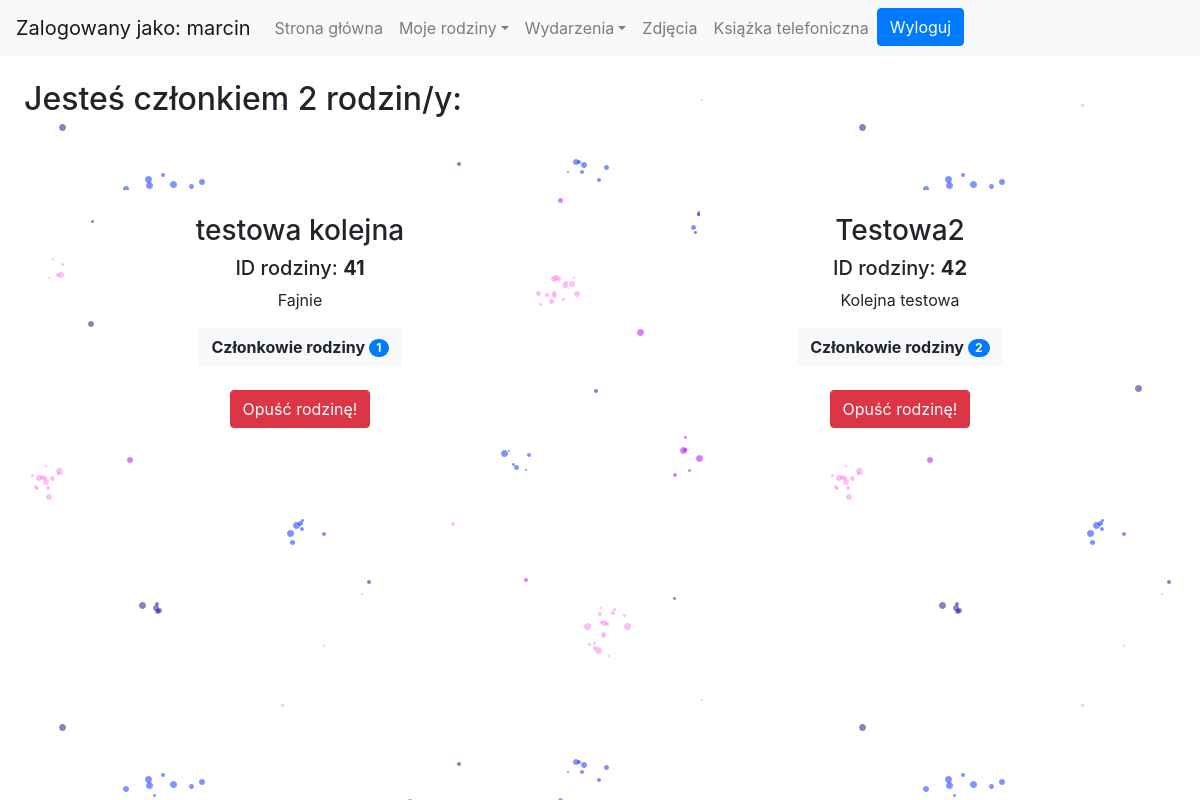
/loggedin/myfamilies/ (signed in), run on the app's committed database.
### Authentication/models.py (models this page shows, shortened)
class Family(models.Model):
    name = models.CharField(max_length=128)
    description = models.TextField(blank=True, help_text='Opcjonalne, ale na pewno czym szczególnym się odznaczacie :) ')
    members = models.ManyToManyField(Member)
    def count_members(self):
        return len(self.members.all())

### Authentication/views.py (the view, shortened to what this page needs)
# urls.py: path('loggedin/myfamilies/', Myfamilies, name='myfamilies'),
@login_required
def Myfamilies(request):
    if request.method=='GET':
        families = Family.objects.filter()
        my_families = [] # families that I belong to
        number_of_families = 0 #Number of families user belongs
        for family in families:
            for member in family.members.all():
                if str(member) == str(request.user.username):
                    my_families.append(family)
        number_of_families = len(my_families)
        return render(request, 'Authentication/myfamilies.html', {'my_families':my_families,'number_of_families':number_of_families})

### Authentication/models.py (called while the page is built)
    def __str__(self):
        return self.member

### Authentication/templates/Authentication/myfamilies.html (shortened to what this page needs)
<!doctype html>
<html lang="en">
  <head>
{% load static %}
{% load filters %}
    <link rel="stylesheet" href="https://stackpath.bootstrapcdn.com/bootstrap/4.4.1/css/bootstrap.min.css">
    <link rel="stylesheet" href="{% static 'Authentication/css/style.css' %}" />
  </head>
  <body>
<nav class="navbar fixed-top navbar-expand-lg navbar-light bg-light">
  <div class="collapse navbar-collapse" id="navbarTogglerDemo01">
    <a class="navbar-brand">Zalogowany jako: {{ user.username }}</a>
    <ul class="navbar-nav mr-auto mt-2 mt-lg-0">
        <li class="nav-item">
            <a class="nav-link" href="{% url 'logedin'%}">Strona główna</a>
        </li>
        <li class="nav-item dropdown">
            <a class="nav-link dropdown-toggle" data-toggle="dropdown" href="#" role="button" aria-haspopup="true" aria-expanded="false">Moje rodziny</a>
          </li>
          <li class="nav-item dropdown">
            <a class="nav-link dropdown-toggle" data-toggle="dropdown" href="#" role="button" aria-haspopup="true" aria-expanded="false">Wydarzenia</a>
          </li>
          <li class="nav-item">
            <a class="nav-link" href="{% url 'photos'%}">Zdjęcia</a>
          </li>
          <li class="nav-item">
            <a class="nav-link" href="{% url 'phonebook'%}">Książka telefoniczna</a>
          </li>
        <form action="{% url 'logoutuser' %}" method="POST">
            <button type="submit" class="btn btn-primary btn-block">Wyloguj</button>
        </form>
    </ul>
  </div>
</nav>
<div class="back-myfamilies" style="margin-top:10vh;">
    <h2 style="margin:3vh">Jesteś członkiem {{ number_of_families }} rodzin/y:</h2>
    <br>
    <div class="d-flex justify-content-around flex-wrap">
{% for family in my_families %}
        <div style="text-align: center;margin:3vh; min-width:400px;padding:2%;border-radius:3%;" class="bg-white">
            <h3>{{ family.name }}</h3>
                <h5>ID rodziny: <b>{{ family.pk }}</b></h5>
                <p>{{ family.description }}</p>
            <button onclick="ShowMembers({{ family.pk }})" class="btn btn-light"><b>Członkowie rodziny   </b><span class="badge badge-primary badge-pill"> {{ family.count_members }}</span></button>
                <form method="POST">
                    <input type="hidden" name="family_id" value="{{ family.pk }}" ><br>
                    <button type="submit" class="btn btn-danger">Opuść rodzinę!</button>
                </form>
        </div>
{% endfor %}
    </div>
</div>
  </body>
</html>

### Authentication/static/Authentication/css/style.css (style rules this page uses)
.back-myfamilies { width: 100wv; min-height: 90vh; background-image: url('./../img/doodle5.png') }

### data on the page
Family: name "testowa kolejna", pk "41", description "Fajnie", count_members "1"
Family: name "Testowa2", pk "42", description "Kolejna testowa", count_members "2"

### other printed values
{{ user.username }} "marcin"
{{ number_of_families }} "2"
